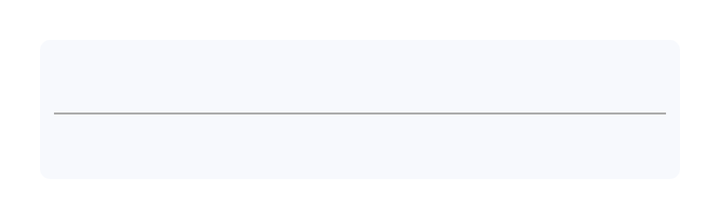
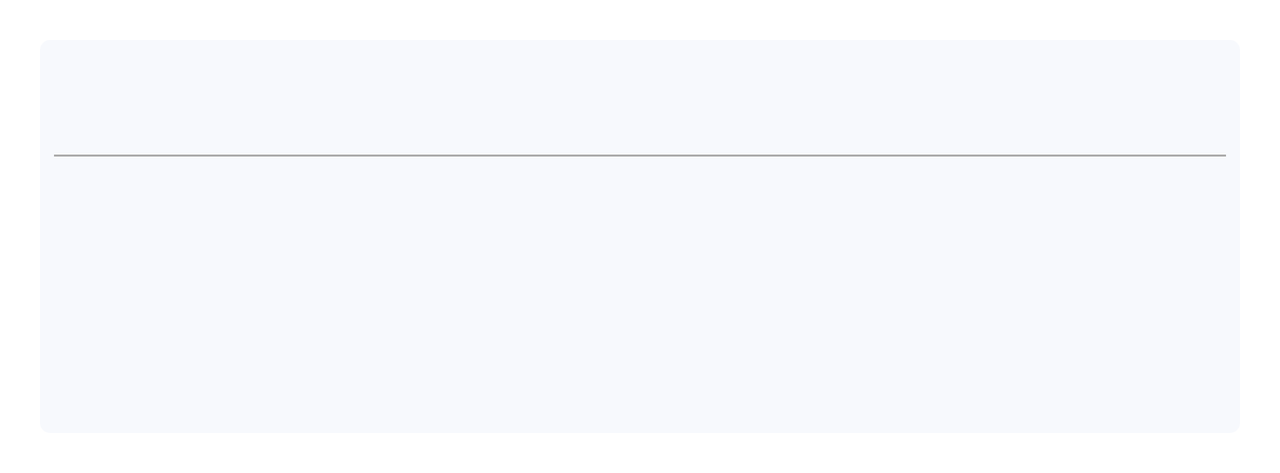

One screen, two layout resources from the same app: the default and the repository's alternative for another configuration. Each is rendered where Android would select it; the XML of both is given below.
<!-- AndroidManifest.xml: application theme AppTheme -->
<!-- res/layout/news_list_row_layout.xml -->
<?xml version="1.0" encoding="utf-8"?>
<FrameLayout xmlns:android="http://schemas.android.com/apk/res/android"
    android:layout_width="match_parent"
    android:layout_height="wrap_content"
    android:background="@drawable/roundcorner2"
    android:layout_margin="20dp">

    <TableLayout
        android:layout_width="match_parent"
        android:layout_height="wrap_content"
        android:layout_margin="2dp">

        
            
            
            
            

            
        <TextView
                    android:id="@+id/txtNewsListTitle"
                    android:layout_gravity="top"
                    android:layout_height="wrap_content"
                    android:layout_width="match_parent"
                    style="@style/textGeneralListTitle"
                    />
        <View
                       android:layout_width="match_parent"
                       android:layout_height="1dp"
                       style="@style/viewGeneralListLine"
                       />
        <TextView
                    android:id="@+id/txtNewsListDescriptionShort"
                    android:layout_gravity="top"
                    android:layout_height="wrap_content"
                    android:layout_width="match_parent"
                    style="@style/textGeneralListDescription"
                 />

    </TableLayout>
</FrameLayout>
<!-- resources referenced by this layout -->
<resources>
  <!-- drawable roundcorner2 (drawable-hdpi) -->
  <?xml version="1.0" encoding="UTF-8"?>
  <shape xmlns:android="http://schemas.android.com/apk/res/android"
      android:shape="rectangle">
      <gradient
          android:angle="270"
          android:centerColor="#59e7eff8"
          android:endColor="#59e7eff8"
          android:startColor="#59e7eff8" />
  
      <corners
          android:bottomRightRadius="5dp"
          android:bottomLeftRadius="5dp"
          android:topLeftRadius="5dp"
          android:topRightRadius="5dp"/>
  </shape>
  <style name="textGeneralListDescription" parent="@android:style/Widget.TextView">
          <item name="android:textSize">15sp</item>
          <item name="android:typeface">sans</item>
          <item name="android:textStyle">normal</item>
          <item name="android:textColor">#343434</item>
          <item name="android:layout_margin">5dp</item>
      </style>
  <style name="textGeneralListTitle" parent="@android:style/Widget.TextView">
          <item name="android:textSize">18sp</item>
          <item name="android:typeface">sans</item>
          <item name="android:textStyle">bold</item>
          <item name="android:textColor">#343434</item>
          <item name="android:layout_margin">5dp</item>
      </style>
  <style name="viewGeneralListLine">
          <item name="android:background">@android:color/darker_gray</item>
          <item name="android:layout_marginRight">5dp</item>
          <item name="android:layout_marginLeft">5dp</item>
      </style>
  <style name="AppTheme" parent="@android:style/Theme.Holo.Light">
          <item name="android:actionBarStyle">@style/MyActionBar</item>
          <item name="android:homeAsUpIndicator">@drawable/ic_action_back</item>
         
          <item name="android:actionBarTabTextStyle">@style/MyActionBarTabTextStyle</item>
      </style>
  <style name="MyActionBar" parent="@android:style/Widget.Holo.Light.ActionBar">
          <item name="android:homeAsUpIndicator">@drawable/ic_action_back</item>
          <item name="android:background">#000000</item>
          <item name="android:titleTextStyle">@style/TitleBarTextColor</item>
          <item name="android:icon">@drawable/ic_launcher</item>
  
      </style>
  <!-- drawable ic_action_back: png bitmap (drawable-hdpi, 3043 bytes) -->
  <style name="MyActionBarTabTextStyle" parent="@android:TextAppearance.Holo">
          <item name="android:textColor">#ff6e6e6e</item>
          <item name="android:textSize">13sp</item>
      </style>
  <style name="TitleBarTextColor" parent="@android:TextAppearance.Holo">
          <item name="android:textColor">#ffffff</item>
      </style>
  <!-- drawable ic_launcher: png bitmap (drawable-hdpi, 2202 bytes) -->
</resources>
<!-- res/layout-land/news_list_row_layout.xml (the repository's variant of the layout above) -->
<!-- drawn on the phone turned sideways -->
<?xml version="1.0" encoding="utf-8"?>
<FrameLayout xmlns:android="http://schemas.android.com/apk/res/android"
    android:layout_width="match_parent"
    android:layout_height="wrap_content"
    android:layout_alignParentTop="true"
    android:background="@drawable/roundcorner2"
    android:layout_margin="20dp"
    android:layout_centerInParent="true">

    <TableLayout
        android:layout_width="match_parent"
        android:layout_height="wrap_content"
        android:layout_margin="2dp">

        <ImageView
            android:layout_width="match_parent"
            android:layout_height="wrap_content"
            android:id="@+id/imgNewsListImage"
            android:adjustViewBounds="true"

            />
        <TextView
            android:id="@+id/txtNewsListTitle"
            android:layout_gravity="top"
            android:layout_height="wrap_content"
            android:layout_width="match_parent"
            style="@style/textGeneralListTitle"
            android:lines="2"
            />
        <View
            android:layout_width="match_parent"
            android:layout_height="1dp"
            style="@style/viewGeneralListLine"
            />
        <TextView
            android:id="@+id/txtNewsListDescriptionShort"
            android:layout_gravity="top"
            android:layout_height="wrap_content"
            android:layout_width="match_parent"
            style="@style/textGeneralListDescription"
            android:lines="7"
            />

    </TableLayout>
</FrameLayout>
